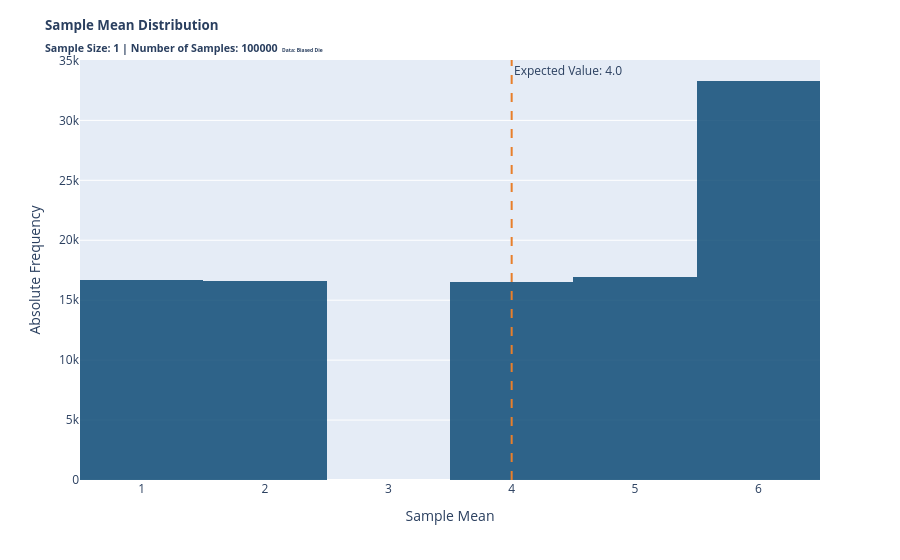
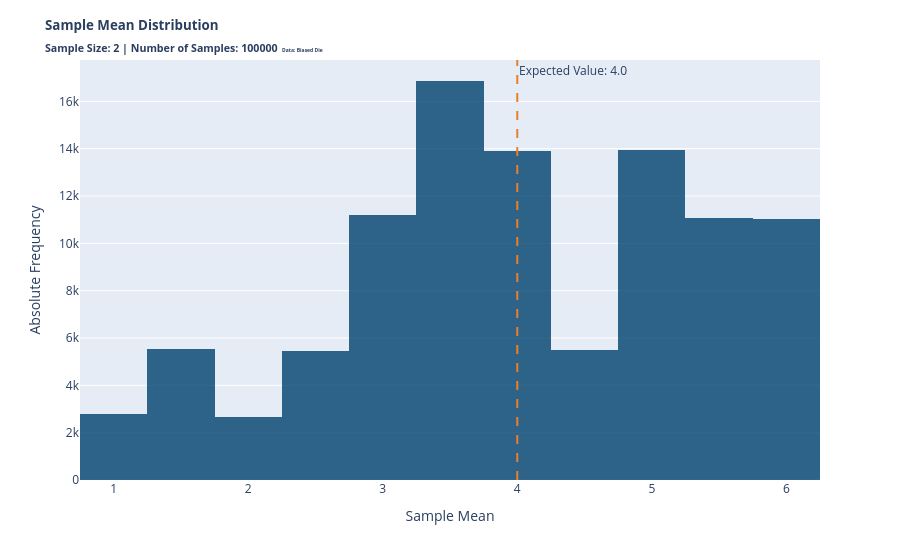
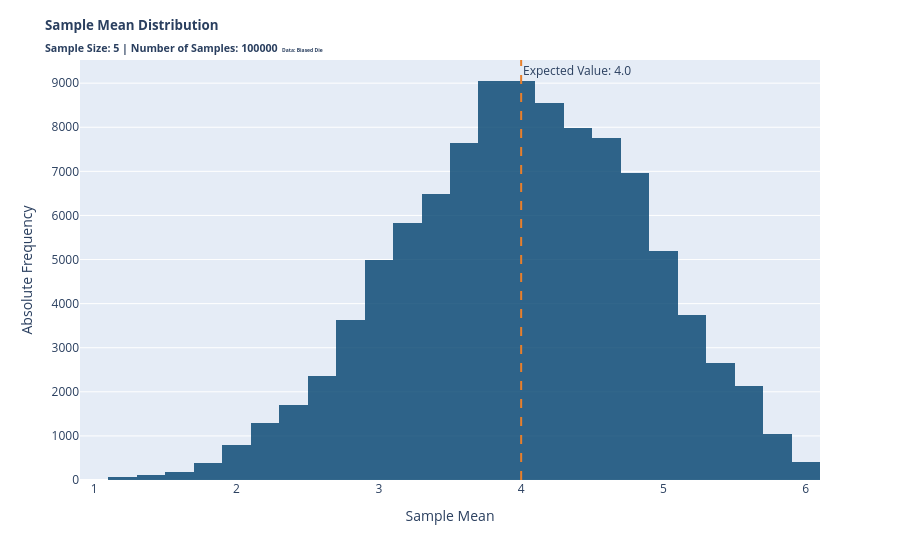
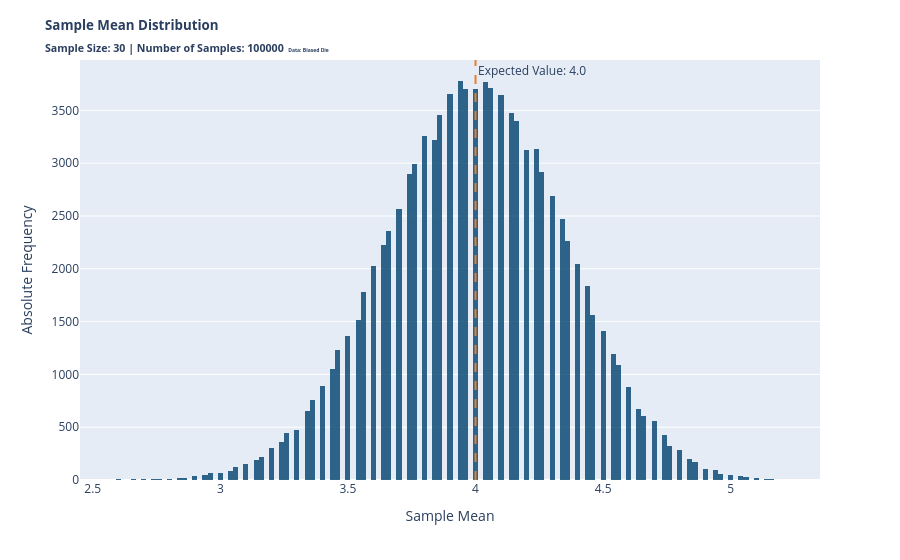

Notebook source saved alongside these figures, in order:
### Code cell
#3. 
for sample_size in [1, 2, 5, 30]:

    sample_means = []
    for i in range(100000):
        sample_means.append(np.mean(random.choices(die_biased, k=sample_size)))

    fig = px.histogram(x=sample_means)
    fig.update_traces(marker=dict(color='rgba(0, 65, 110, 0.8)'))

    fig.add_vline(x=expected_value, line_dash="dash", annotation_text="Expected Value: "+str(expected_value), annotation_position="top right", line_color="#E87F2B")

    fig.update_layout(
            barmode='overlay',
            yaxis_title_text='Absolute Frequency',
            xaxis_title_text='Sample Mean',
            title=dict(
                text='<b><span style="font-size: 10pt">Sample Mean Distribution</span><br><span style="font-size: 8pt">Sample Size: '+str(sample_size)+' | Number of Samples: 100000</span> <span style="font-size:5">Data: Biased Die</span></b>',   # GEÄNDERT – Original: 'Sample Size: 20' / 'Data: UCIML Repo: Adult; variable: age'
            ),
        )
    fig.show()

### Figure 1 — Plotly figure (JSON) as saved in the notebook; plotly's stock layout.template omitted (floating-point values rounded to 4 significant figures; data arrays with more than 128 entries replaced by an {"elided": "..."} marker saying what was removed)
{"data": [{"bingroup": "x", "hovertemplate": "x=%{x}<br>count=%{y}<extra></extra>", "legendgroup": "", "marker": {"color": "rgba(0, 65, 110, 0.8)", "pattern": {"shape": ""}}, "name": "", "orientation": "v", "showlegend": false, "type": "histogram", "x": {"elided": "100000 float values"}, "xaxis": "x", "yaxis": "y"}], "layout": {"annotations": [{"showarrow": false, "text": "Expected Value: 4.0", "x": 4, "xanchor": "left", "xref": "x", "y": 1, "yanchor": "top", "yref": "y domain"}], "barmode": "overlay", "legend": {"tracegroupgap": 0}, "margin": {"t": 60}, "shapes": [{"line": {"color": "#E87F2B", "dash": "dash"}, "type": "line", "x0": 4, "x1": 4, "xref": "x", "y0": 0, "y1": 1, "yref": "y domain"}], "title": {"text": "<b><span style=\"font-size: 10pt\">Sample Mean Distribution</span><br><span style=\"font-size: 8pt\">Sample Size: 1 | Number of Samples: 100000</span> <span style=\"font-size:5\">Data: Biased Die</span></b>"}, "xaxis": {"anchor": "y", "domain": [0, 1], "title": {"text": "Sample Mean"}}, "yaxis": {"anchor": "x", "domain": [0, 1], "title": {"text": "Absolute Frequency"}}}}

### Figure 2 — Plotly figure (JSON) as saved in the notebook; plotly's stock layout.template omitted (floating-point values rounded to 4 significant figures; data arrays with more than 128 entries replaced by an {"elided": "..."} marker saying what was removed)
{"data": [{"bingroup": "x", "hovertemplate": "x=%{x}<br>count=%{y}<extra></extra>", "legendgroup": "", "marker": {"color": "rgba(0, 65, 110, 0.8)", "pattern": {"shape": ""}}, "name": "", "orientation": "v", "showlegend": false, "type": "histogram", "x": {"elided": "100000 float values"}, "xaxis": "x", "yaxis": "y"}], "layout": {"annotations": [{"showarrow": false, "text": "Expected Value: 4.0", "x": 4, "xanchor": "left", "xref": "x", "y": 1, "yanchor": "top", "yref": "y domain"}], "barmode": "overlay", "legend": {"tracegroupgap": 0}, "margin": {"t": 60}, "shapes": [{"line": {"color": "#E87F2B", "dash": "dash"}, "type": "line", "x0": 4, "x1": 4, "xref": "x", "y0": 0, "y1": 1, "yref": "y domain"}], "title": {"text": "<b><span style=\"font-size: 10pt\">Sample Mean Distribution</span><br><span style=\"font-size: 8pt\">Sample Size: 2 | Number of Samples: 100000</span> <span style=\"font-size:5\">Data: Biased Die</span></b>"}, "xaxis": {"anchor": "y", "domain": [0, 1], "title": {"text": "Sample Mean"}}, "yaxis": {"anchor": "x", "domain": [0, 1], "title": {"text": "Absolute Frequency"}}}}

### Figure 3 — Plotly figure (JSON) as saved in the notebook; plotly's stock layout.template omitted (floating-point values rounded to 4 significant figures; data arrays with more than 128 entries replaced by an {"elided": "..."} marker saying what was removed)
{"data": [{"bingroup": "x", "hovertemplate": "x=%{x}<br>count=%{y}<extra></extra>", "legendgroup": "", "marker": {"color": "rgba(0, 65, 110, 0.8)", "pattern": {"shape": ""}}, "name": "", "orientation": "v", "showlegend": false, "type": "histogram", "x": {"elided": "100000 float values"}, "xaxis": "x", "yaxis": "y"}], "layout": {"annotations": [{"showarrow": false, "text": "Expected Value: 4.0", "x": 4, "xanchor": "left", "xref": "x", "y": 1, "yanchor": "top", "yref": "y domain"}], "barmode": "overlay", "legend": {"tracegroupgap": 0}, "margin": {"t": 60}, "shapes": [{"line": {"color": "#E87F2B", "dash": "dash"}, "type": "line", "x0": 4, "x1": 4, "xref": "x", "y0": 0, "y1": 1, "yref": "y domain"}], "title": {"text": "<b><span style=\"font-size: 10pt\">Sample Mean Distribution</span><br><span style=\"font-size: 8pt\">Sample Size: 5 | Number of Samples: 100000</span> <span style=\"font-size:5\">Data: Biased Die</span></b>"}, "xaxis": {"anchor": "y", "domain": [0, 1], "title": {"text": "Sample Mean"}}, "yaxis": {"anchor": "x", "domain": [0, 1], "title": {"text": "Absolute Frequency"}}}}

### Figure 4 — Plotly figure (JSON) as saved in the notebook; plotly's stock layout.template omitted (floating-point values rounded to 4 significant figures; data arrays with more than 128 entries replaced by an {"elided": "..."} marker saying what was removed)
{"data": [{"bingroup": "x", "hovertemplate": "x=%{x}<br>count=%{y}<extra></extra>", "legendgroup": "", "marker": {"color": "rgba(0, 65, 110, 0.8)", "pattern": {"shape": ""}}, "name": "", "orientation": "v", "showlegend": false, "type": "histogram", "x": {"elided": "100000 float values"}, "xaxis": "x", "yaxis": "y"}], "layout": {"annotations": [{"showarrow": false, "text": "Expected Value: 4.0", "x": 4, "xanchor": "left", "xref": "x", "y": 1, "yanchor": "top", "yref": "y domain"}], "barmode": "overlay", "legend": {"tracegroupgap": 0}, "margin": {"t": 60}, "shapes": [{"line": {"color": "#E87F2B", "dash": "dash"}, "type": "line", "x0": 4, "x1": 4, "xref": "x", "y0": 0, "y1": 1, "yref": "y domain"}], "title": {"text": "<b><span style=\"font-size: 10pt\">Sample Mean Distribution</span><br><span style=\"font-size: 8pt\">Sample Size: 30 | Number of Samples: 100000</span> <span style=\"font-size:5\">Data: Biased Die</span></b>"}, "xaxis": {"anchor": "y", "domain": [0, 1], "title": {"text": "Sample Mean"}}, "yaxis": {"anchor": "x", "domain": [0, 1], "title": {"text": "Absolute Frequency"}}}}
